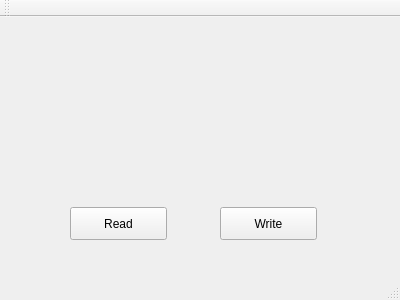
<?xml version="1.0" encoding="UTF-8"?>
<ui version="4.0">
 <class>MainWindow</class>
 <widget class="QMainWindow" name="MainWindow">
  <property name="geometry">
   <rect>
    <x>0</x>
    <y>0</y>
    <width>400</width>
    <height>300</height>
   </rect>
  </property>
  <property name="windowTitle">
   <string>MainWindow</string>
  </property>
  <widget class="QWidget" name="centralWidget">
   <widget class="QPushButton" name="pushButton">
    <property name="geometry">
     <rect>
      <x>70</x>
      <y>190</y>
      <width>97</width>
      <height>33</height>
     </rect>
    </property>
    <property name="text">
     <string>Read</string>
    </property>
   </widget>
   <widget class="QPushButton" name="writeButton">
    <property name="geometry">
     <rect>
      <x>220</x>
      <y>190</y>
      <width>97</width>
      <height>33</height>
     </rect>
    </property>
    <property name="text">
     <string>Write</string>
    </property>
   </widget>
  </widget>
  <widget class="QMenuBar" name="menuBar">
   <property name="geometry">
    <rect>
     <x>0</x>
     <y>0</y>
     <width>400</width>
     <height>27</height>
    </rect>
   </property>
  </widget>
  <widget class="QToolBar" name="mainToolBar">
   <attribute name="toolBarArea">
    <enum>TopToolBarArea</enum>
   </attribute>
   <attribute name="toolBarBreak">
    <bool>false</bool>
   </attribute>
  </widget>
  <widget class="QStatusBar" name="statusBar"/>
 </widget>
 <layoutdefault spacing="6" margin="11"/>
 <resources/>
 <connections/>
</ui>
